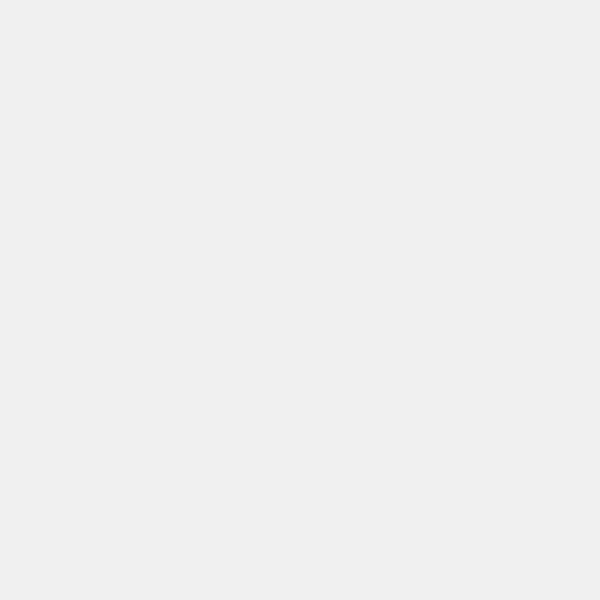
Frame 1 (no input)
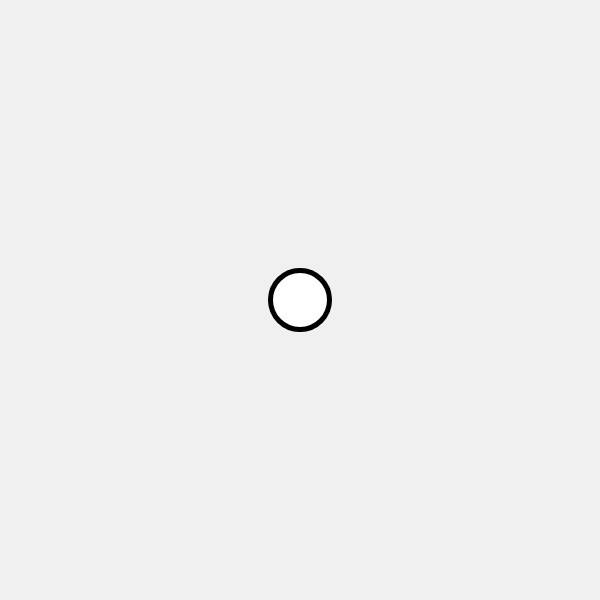
Frame 60 (no input)
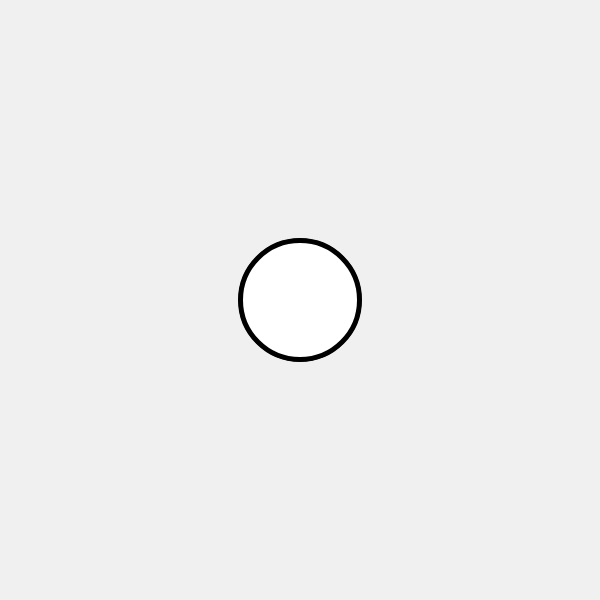
Frame 120 (the mouse pressed at the canvas centre since frame 60)

The p5.js sketch that drew these frames (run headless with seeded random() and noise() and a simulated clock; from frame 60 on, the mouse is pressed at the canvas centre):

// p5.js sketch
// ── sketch.js
function preload(){
  // preload assets
}

const canvasWidth = 600;
const canvasHeight = 600;

let rad; //radius
let i = 0;
let speedCentral = 0.005; //central circle speed
let multiplier = 1; //how much faster are the other circles?

function setup() {
  createCanvas(canvasWidth, canvasHeight);

  background (240)
}

let increase = true

function draw () {
  stroke (0)
  strokeWeight (5)
  circle (canvasWidth / 2, canvasHeight / 2, i)
  if (increase) {
    i = i+1
  } else {i = i-1}
  if (i > canvasHeight) {
    increase = false
  }

 //stroke (0);
 //strokeWeight (5);
 //noFill();
 //circle (50)
 ////circles
 //radius = canvasHeight / 4
 //push();
 //translate (canvasWidth / 2, canvasHeight /2); //move to centre

 //circle (canvasWidth / 2, canvasHeight / 2);
 //for (let i = 0; i < circles.length; i ++); {
 // 
 //}
 //
 //radius = rad / (i + 1); //big circle radius
 //rotate(circle[i]); //circle go spin
 //if (!trace) ellipse(0, 0, radius * 2, radius * 2);
 //push ();
 //translate (0, radius) //go to the edge?
 //pop ();
 //translate (0, radius); //get ready for the next circle?
 //circles[i] = (circles[i])
}
